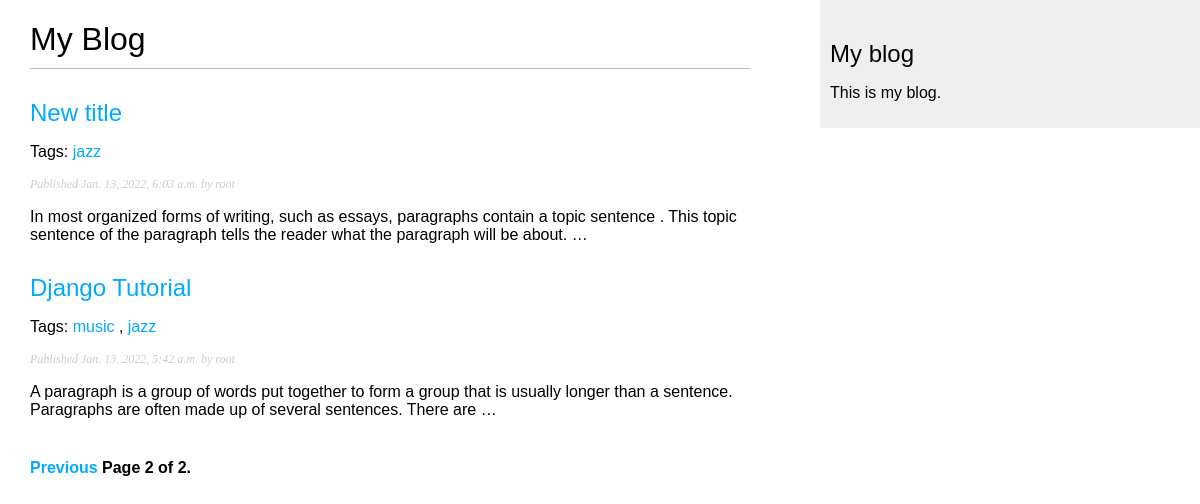
Screenshot of /blog/?page=2 with the database file from the repository.
### blog/models.py (models this page shows, shortened)
class Post(models.Model):                          #create class for POST data
    STATUS_CHOICES = (
        ('draft', 'Draft'),
        ('published', 'Published'),)
    title = models.CharField(max_length = 50)            # For the POST title.
    slug = models.SlugField(max_length = 250, unique_for_date = 'publish')
    author = models.ForeignKey(User, on_delete = models.CASCADE, related_name = 'blog_posts')  #give foreign key for author's and define Many-to-one relationship
    body = models.TextField()                           #For the body of the post.
    publish = models.DateTimeField(default = timezone.now)         #This datetime indicates when the post was published.
    created = models.DateTimeField(auto_now_add = True)            #This datetime indicates when the post was created.
    updated = models.DateTimeField(auto_now = True)                #This datetime indicates the last time the post was updated.
    status = models.CharField(max_length = 10, choices = STATUS_CHOICES, default = 'draft')  #Shows the status of Post.
    objects = models.Manager() # The default manager.
    published = PublishedManager() # Our custom manager.
    tags = TaggableManager()
    def get_absolute_url(self):
        return reverse('blog:post_detail',
                        args=[self.publish.year,
                        self.publish.month,
                        self.publish.day, self.slug])
    class Meta:
        ordering = ('-publish',)

### blog/views.py (the view)
# urls.py: path('', views.post_list, name='post_list'),
def post_list(request, tag_slug=None):
    object_list = Post.published.all()
    tag = None
    if tag_slug:
        tag = get_object_or_404(Tag, slug=tag_slug)
        object_list = object_list.filter(tags__in=[tag])
    paginator = Paginator(object_list, 2) # 2 posts in each page
    page = request.GET.get('page')
    try:
        posts = paginator.page(page)
    except PageNotAnInteger:
        posts = paginator.page(1)
    except EmptyPage:
        posts = paginator.page(paginator.num_pages)
    return render(request, 'blog/post/list.html', {'page': page,
                                                    'posts': posts,
                                                    'tag': tag})

### blog/models.py (called while the page is built)
    def get_queryset(self):
        return super(PublishedManager, self).get_queryset().filter(status = 'published')

### blog/templates/blog/post/list.html (shortened to what this page needs)
{% extends "blog/base.html" %}      {% comment %} inherit base.html page {% endcomment %}
{% block content %}
    <h1>My Blog</h1>
    {% for post in posts %}
        <h2>
            <a href="{{ post.get_absolute_url }}"> {{ post.title }} </a>
        </h2>
        <p class="tags">
            Tags:
            {% for tag in post.tags.all %}
                <a href="{% url "blog:post_list_by_tag" tag.slug %}">
                    {{ tag.name }}
                </a>
                {% if not forloop.last %}, {% endif %}
            {% endfor %}
        </p>
        <p class="date">
            Published {{ post.publish }} by {{ post.author }}
        </p>
        {{ post.body|truncatewords:30|linebreaks }}
    {% endfor %}
{% include "blog/pagination.html" with page=posts %}
{% endblock %}

### blog/templates/blog/base.html (shortened to what this page needs)
{% load static %}         {% comment %} load the static template tags {% endcomment %}
<!DOCTYPE html>
<html>
  <head>
    <link href="{% static "css/blog.css" %}" rel="stylesheet">
  </head>
  <body>
    <div id="content">{% block content %} {% endblock %}</div>
    <div id="sidebar">
      <h2>My blog</h2>
      <p>This is my blog.</p>
    </div>
  </body>
</html>

### blog/templates/blog/pagination.html (shortened to what this page needs)
<div class="pagination">
    <span class="step-links">
        {% if page.has_previous %}
            <a href="?page={{ page.previous_page_number }}">Previous</a>
        {% endif %}
        <span class="current">
            Page {{ page.number }} of {{ page.paginator.num_pages }}.
        </span>
    </span>
</div>

### blog/static/css/blog.css (style rules this page uses)
body { margin: 0; padding: 0; font-family: helvetica, sans-serif; }
a { color: #00abff; text-decoration: none; }
h1 { font-weight: normal; border-bottom: 1px solid #bbb; padding: 0 0 10px 0; }
h2 { font-weight: normal; margin: 30px 0 0; }
#content { float: left; width: 60%; padding: 0 0 0 30px; }
#sidebar { float: right; width: 30%; padding: 10px; background: #efefef; height: 100%; }
p.date { color: #ccc; font-family: georgia, serif; font-size: 12px; font-style: italic; }
.pagination { margin: 40px 0; font-weight: bold; }

### rows the page displays
Post: title "New title", publish "Jan. 13, 2022, 6:03 a.m.", author "root", body "In most organized forms of writing, such as essays, paragraphs contain a topic sentence . This topic sentence of the paragraph tells the reader what the paragraph will be about. …"
Tag: name "jazz"
Post: title "Django Tutorial", publish "Jan. 13, 2022, 5:42 a.m.", author "root", body "A paragraph is a group of words put together to form a group that is usually longer than a sentence. Paragraphs are often made up of several sentences. There are …"
Tag: name "music"

### other values shown
{{ page.number }} "2"
{{ page.paginator.num_pages }} "2"
